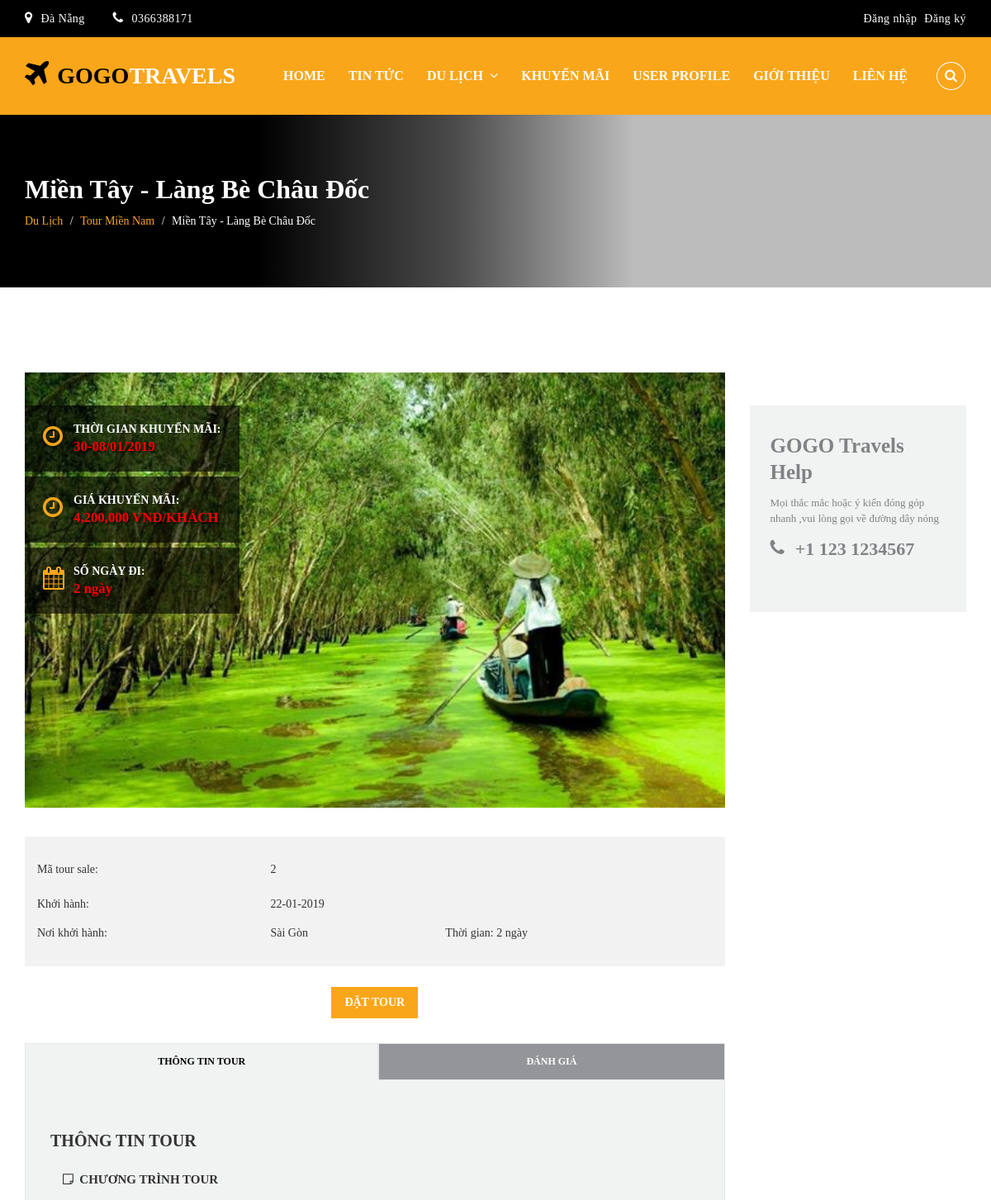
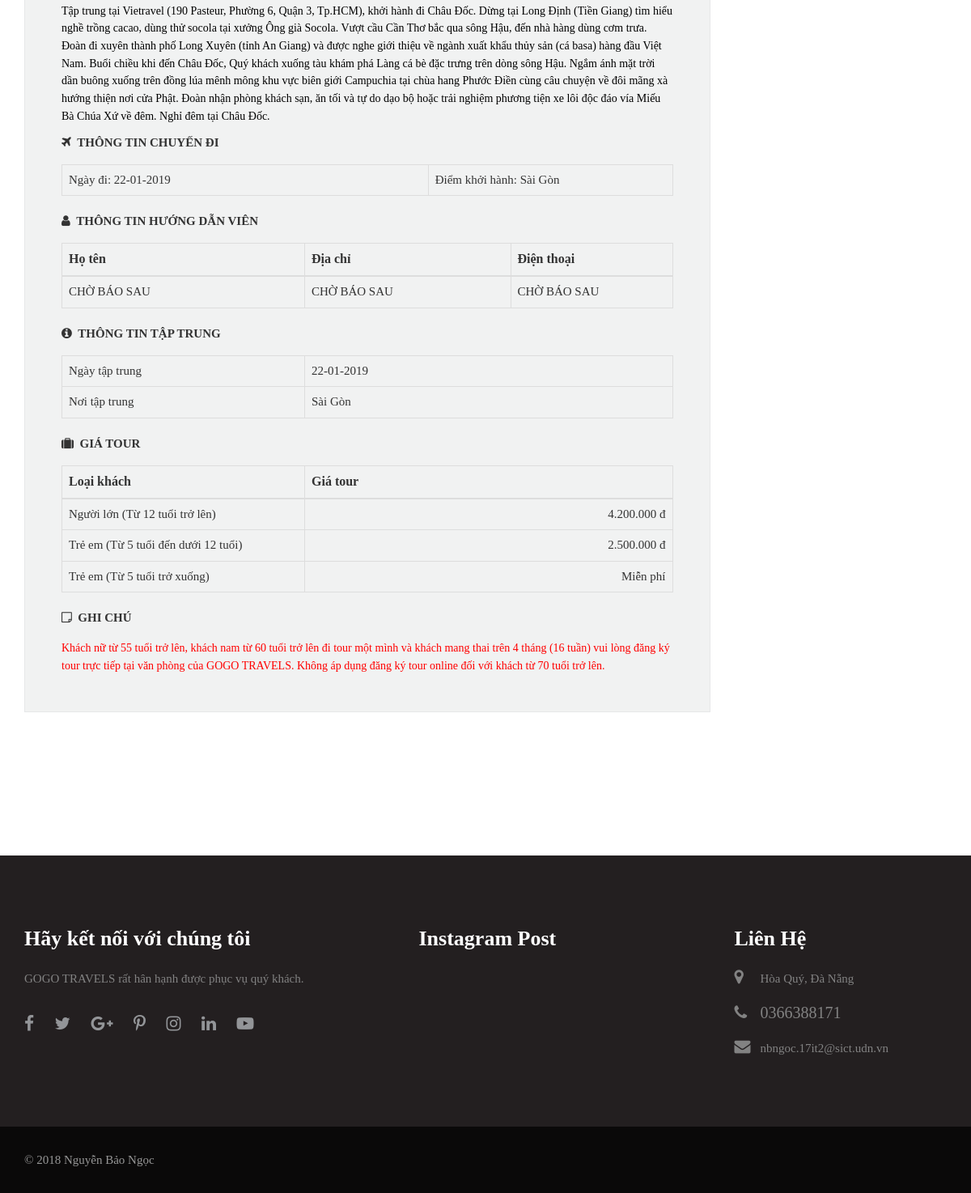
The page /tour_mvc/index.php?controller=sales&action=chitiet&id=2 on the database its author committed (2 pictures, top to bottom).
### tables this page shows
CREATE TABLE `sales` (
  `MaSale` int(20) NOT NULL,
  `MaLoai` int(11) NOT NULL,
  `title` varchar(255) NOT NULL,
  `tgian` varchar(255) NOT NULL,
  `noidung` text NOT NULL,
  `image` varchar(255) NOT NULL,
  `gianguoilon` decimal(10,0) NOT NULL,
  `giatreem` int(11) NOT NULL,
  `ngaykhoihanh` date NOT NULL,
  `giokhoihanh` varchar(255) NOT NULL,
  `diemkhoihanh` varchar(255) NOT NULL,
  `ngaythemSale` datetime NOT NULL,
  `slideshow` varchar(255) NOT NULL,
  `startSale` date NOT NULL,
  `stopSale` date NOT NULL
);

CREATE TABLE `loaitour` (
  `MaLoai` varchar(5) NOT NULL,
  `TenLoai` varchar(20) NOT NULL
);

### tour_mvc/index.php (called while the page is built, shortened)
<?php include 'controller/frontend_controller.php';?>
<?php
	$xuly = new FrontEndController();
	$xuly->xulyYeucau();
?>

### tour_mvc/config/database.php (called while the page is built, shortened)
<?php
	class DB {
		public function connectDB() {
			$this->connect = mysqli_connect('localhost', 'root', '',
				'travel_tour');
			mysqli_set_charset($this->connect, 'utf8' );
			return $this->connect;
		}
	}
?>

### tour_mvc/model/home/sales_model.php (called while the page is built, shortened)
<?php
	class salesModel extends DB {
		public function chitietsale($id){
			$sql = "SELECT * FROM sales inner JOIN loaitour on sales.MaLoai = loaitour.MaLoai  WHERE sales.MaSale = $id";
		    $result = mysqli_query($this->connectDB(), $sql);
			return $result;
		}
	}
?>

### tour_mvc/views/pages/home/sales/chitiet_sale.php (the view, shortened to what this page needs)
<?php include "views/pages/home/header.php" ?>
<?php
$row=$result->fetch_assoc();
$id = $row["MaSale"];
$noidung = $row['noidung'];
$ten = $row["title"];
$tgian = $row["tgian"];
$tenloaiTour = $row["TenLoai"];
$gia = $row["gianguoilon"];
$gia1 = $row["giatreem"];
$image = 'public/uploads/sales/'.$row['image'];
$startSale =  $row['startSale'];
$startSale_new = date("d", strtotime($startSale));
$stopSale =  $row['stopSale'];
$stopSale_new = date("d/m/Y", strtotime($stopSale));
$price = $row['gianguoilon'];
$price_new = number_format($price, 0, '', ',');
?>
<section class="page-cover" id="cover-flight-detail">
    <div class="container">
        <div class="row">
            <div class="col-sm-12">
               <h1 class="page-title"><?php  echo $ten?></h1>
               <ul class="breadcrumb">
                <li><a href="index.php">Du Lịch</a></li>
                <li><a href="#"><?php echo $tenloaiTour ?></a></li>
                <li class="active"><?php  echo $ten?></li>
            </ul>
        </div>
    </div>
</div>
</section>
<section class="innerpage-wrapper">
    <div id="tour-details" class="innerpage-section-padding">
        <div class="container">
            <div class="row">
                <div class="col-xs-12 col-sm-12 col-md-9 col-lg-9 content-side">
                    <div class="detail-slider">
                        <div class="feature-slider">
                            <div><img src="<?php echo $image ?>" style="width: -webkit-fill-available;" class="img-responsive" alt="feature-img"/></div>
                        </div>
                        <ul class="list-unstyled features tour-features">
                            <li><div class="f-icon"><i class="fa fa-clock-o"></i></div><div class="f-text"><p class="f-heading">Thời gian khuyến mãi: </p><p class="f-data" style="font-weight: bold;font-size: larger;color: red;text-shadow: black 0.1em 0.1em 0.2em;"><?php echo $startSale_new?>-<?php echo $stopSale_new?></p>
                            </div></li>
                            <li><div class="f-icon"><i class="fa fa-clock-o"></i></div><div class="f-text"><p class="f-heading">Giá khuyến mãi:</p><p class="f-data" style="font-weight: bold;font-size: larger;color: red;text-shadow: black 0.1em 0.1em 0.2em;"><?php echo $price_new?> VNĐ/KHÁCH</p></div></li>
                            <li><div class="f-icon"><i class="fa fa-calendar"></i></div><div class="f-text"><p class="f-heading">Số ngày đi:</p><p class="f-data" style="font-weight: bold;font-size: larger;color: red;text-shadow: black 0.1em 0.1em 0.2em;"><?php echo $tgian?></p></div></li>
                        </ul>
                    </div>
                    <div class="col-xs-12" style="background-color: #f2f2f2;margin-bottom: 25px;padding-bottom: 30px;">
                        <div class="row" style="margin-bottom: 22px;margin-top: 30px">
                            <div class="col-md-4 col-sm-4 col-xs-5">Mã tour sale:</div>
                            <div class="col-md-8 col-sm-8 col-xs-7"><?php echo $id?></div>
                        </div>
                        <div class="row">
                            <div class="col-md-4 col-sm-4 col-xs-5 mg-10">Khởi hành:</div>
                            <div class="col-md-3 col-sm-3 col-xs-7"><?php $ngay = $row["ngaykhoihanh"];
                                            echo $ngaykhoihanh_moi = date("d-m-Y", strtotime($ngay));?></div>
                        </div>
                        <div class="row" style="margin-top: 15px">
                            <div class="col-md-4 col-sm-4 col-xs-5 mg-bot15">Nơi khởi hành:</div>
                            <div class="col-md-3 col-sm-3 col-xs-7"> <?php echo $row["diemkhoihanh"]?></div>
                            <div class="col-md-5 col-sm-5 col-xs-12  mg-bot15">
                                <span>Thời gian: <?php echo $tgian?></span>
                            </div>
                        </div>
                    </div>
                    <?php echo "<center><a href='index.php?controller=sales&action=dattour&id=$id' class='btn btn-orange btn-lg'>Đặt Tour</a></center>"?>
                    <div class="detail-tabs">
                        <ul class="nav nav-tabs nav-justified">
                            <li class="active"><a href="#tour-information" data-toggle="tab">Thông tin tour</a></li>
                            <li><a href="#flight" data-toggle="tab">Đánh giá</a></li>
                        </ul>
                        <div class="tab-content">
                            <div id="tour-information" class="tab-pane in active">
                                <div class="row">
                                    <div class="col-sm-12 col-md-12 tab-text">
                                        <h3>Thông tin tour</h3>
                                        <div class="col-xs-12 main-content">
                                            <p style="text-transform: uppercase; color: #333; font-weight: bold; font-size: 15px; margin-bottom: 15px; margin-top: 10px"><i class="fa fa-sticky-note-o" aria-hidden="true"></i>&nbsp;&nbsp;Chương trình Tour</p>
                                            <div><p style="color: #000000;width: 100%;"><?php echo $noidung?></p></div>
                                            <p style="text-transform: uppercase; color: #333; font-weight: bold; font-size: 15px; margin-bottom: 15px; margin-top: 10px"><i class="fa fa-plane" aria-hidden="true"></i>&nbsp;&nbsp;Thông tin chuyến đi</p>
                                            <table class="table table-bordered">
                                                <tbody style="font-size: 15px;">
                                                    <tr>
                                                        <td style="width:300px;">Ngày đi: <?php $ngay = $row["ngaykhoihanh"];
                                                echo $ngaykhoihanh_moi = date("d-m-Y", strtotime($ngay));?></td>
                                                        <td style="width:200px;">Điểm khởi hành: <?php echo $row["diemkhoihanh"]?></td>
                                                    </tr>
                                                </tbody>
                                            </table>
                                            <div id="divThongTinHDV"><p style="text-transform: uppercase; color: #333; font-weight: bold; font-size: 15px; margin-bottom: 15px; margin-top: 10px"><i class="fa fa-user" aria-hidden="true"></i>&nbsp;&nbsp;Thông tin hướng dẫn viên</p>
                                                <table class="table table-bordered">
                                                    <thead>
                                                        <tr style="font-weight: bold; font-size: 16px;">
                                                            <td style="width:300px;">Họ tên</td>
                                                            <td>Địa chỉ</td>
                                                            <td style="width:200px;">Điện thoại</td>
                                                        </tr>
                                                    </thead>
                                                    <tbody style="font-size: 15px;">
                                                        <tr>
                                                            <td data-title="Họ tên:">CHỜ BÁO SAU</td>
                                                            <td data-title="Địa chỉ:">CHỜ BÁO SAU</td>
                                                            <td data-title="Điện thoại:">CHỜ BÁO SAU</td>
                                                        </tr>
                                                    </tbody>
                                                </table>
                                            </div>
                                            <p style="text-transform: uppercase; color: #333; font-weight: bold; font-size: 15px; margin-bottom: 15px; margin-top: 10px"><i class="fa fa-info-circle" aria-hidden="true"></i>&nbsp;&nbsp;Thông tin tập trung</p>
                                            <table class="table table-bordered">
                                                <tbody style="font-size: 15px;">
                                                    <tr>
                                                        <td style="width:300px;">Ngày tập trung</td>
                                                        <td>
                                                            <?php $ngay = $row["ngaykhoihanh"];
                                                echo $ngaykhoihanh_moi = date("d-m-Y", strtotime($ngay));?>
                                                        </td>
                                                    </tr>
                                                    <tr>
                                                        <td>
                                                            Nơi tập trung
                                                        </td>
                                                        <td>
                                                            <span><?php echo $row["diemkhoihanh"]?></span>
                                                        </td>
                                                    </tr>
                                                </tbody>
                                            </table>
                                            <p style="text-transform: uppercase; color: #333; font-weight: bold; font-size: 15px; margin-bottom: 15px; margin-top: 10px"><i class="fa fa-suitcase" aria-hidden="true"></i>&nbsp;&nbsp;Giá tour </p>
                                            <table class="table table-bordered">
                                                <thead>
                                                    <tr style="font-weight: bold; font-size: 16px;">
                                                        <td>Loại khách</td>
                                                        <td>Giá tour</td>
                                                    </tr>
                                                </thead>
                                                <tbody style="font-size: 15px;">
                                                    <tr>
                                                        <td style="width:300px;" data-title="Loại khách">Người lớn (Từ 12 tuổi trở lên)</td>
                                                        <td style="text-align:right" data-title="Giá tour"><?php echo $gia2 = number_format($gia, 0, '', '.');?><span> đ</span></td>
                                                    </tr>
                                                    <tr>
                                                        <td data-title="Loại khách">Trẻ em (Từ 5 tuổi đến dưới 12 tuổi)</td>
                                                        <td style="text-align:right" data-title="Giá tour"><?php echo $gia2 = number_format($gia1, 0, '', '.');?><span> đ</span></td>
                                                    </tr>
                                                    <tr>
                                                        <td data-title="Loại khách">Trẻ em (Từ 5 tuổi trở xuống)</td>
                                                        <td style="text-align:right" data-title="Giá tour">Miễn phí</td>
                                                    </tr>
                                                </tbody>
                                            </table>
                                            <p style="text-transform: uppercase; color: #333; font-weight: bold; font-size: 15px; margin-bottom: 15px; margin-top: 10px"><i class="fa fa-sticky-note-o" aria-hidden="true"></i>&nbsp;&nbsp;Ghi chú</p>
                                            <div><p style="color: red;width: 100%;">
                                                Khách nữ từ 55 tuổi trở lên, khách nam từ 60 tuổi trở lên đi tour một mình và khách mang thai trên 4 tháng (16 tuần) vui lòng đăng ký tour trực tiếp tại văn phòng của GOGO TRAVELS. Không áp dụng đăng ký tour online đối với khách từ 70 tuổi trở lên.</p>
                                            </div>
                                        </div>
                                    </div>
                                </div>
                            </div>
                        </div>
                    </div>
                </div>
                <div class="col-xs-12 col-sm-12 col-md-3 side-bar right-side-bar">
                    <div class="row">
                        <div class="col-xs-12 col-sm-6 col-md-12">
                            <div class="side-bar-block support-block">
                                <h3>GOGO Travels Help</h3>
                                <p>Mọi thắc mắc hoặc ý kiến đóng góp nhanh ,vui lòng gọi về đường dây nóng</p>
                                <div class="support-contact">
                                    <span><i class="fa fa-phone"></i></span>
                                    <p>+1 123 1234567</p>
                                </div>
                            </div>
                        </div>
                    </div>
                </div>
            </div>
        </div>
    </div>
</section>
<?php include "views/pages/home/footer.php" ?>

### rows shown on the page
sales: title "Miền Tây - Làng Bè Châu Đốc", loaitour.TenLoai "Tour Miền Nam", image (picture), startSale "30", stopSale "08/01/2019", gianguoilon "4,200,000", tgian "2 ngày", MaSale "2", ngaykhoihanh "22-01-2019", diemkhoihanh "Sài Gòn", noidung "Tập trung tại Vietravel (190 Pasteur, Phường 6, Quận 3, Tp.HCM), khởi hành đi Châu Đốc. Dừng tại Long Định (Tiền Giang) tìm hiểu nghề trồng cacao, dùng thử socola tại xưởng Ông già Socola. Vượt cầu Cần Thơ bắc qua sông Hậu, đến nhà hàng dùng cơm trưa. Đoàn đi xuyên thành phố Long Xuyên (tỉnh An Giang) và được nghe giới thiệu về ngành xuất khẩu thủy sản (cá basa) hàng đầu Việt Nam. Buổi chiều khi đến Châu Đốc, Quý khách xuống tàu khám phá Làng cá bè đặc trưng trên dòng sông Hậu. Ngắm ánh mặt trời dần buông xuống trên đồng lúa mênh mông khu vực biên giới Campuchia tại chùa hang Phước Điền cùng câu chuyện về đôi mãng xà hướng thiện nơi cửa Phật. Đoàn nhận phòng khách sạn, ăn tối và tự do dạo…", gianguoilon "4.200.000", giatreem "2.500.000"
